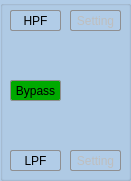
      <widget class="QGroupBox" name="groupBox_9">
       <property name="geometry">
        <rect>
         <x>356</x>
         <y>270</y>
         <width>131</width>
         <height>181</height>
        </rect>
       </property>
       <property name="styleSheet">
        <string notr="true">background-color: rgb(177, 204, 231);</string>
       </property>
       <property name="title">
        <string/>
       </property>
       <widget class="QPushButton" name="filter2HPF">
        <property name="geometry">
         <rect>
          <x>10</x>
          <y>10</y>
          <width>51</width>
          <height>21</height>
         </rect>
        </property>
        <property name="focusPolicy">
         <enum>Qt::NoFocus</enum>
        </property>
        <property name="styleSheet">
         <string notr="true">QPushButton {
     border: 1px solid #8f8f91;
     border-radius: 2px;
     background-color: qlineargradient(x1: 0, y1: 0, x2: 0, y2: 1,
                                       stop: 0 #f6f7fa, stop: 1 #dadbde);
 }

 QPushButton:pressed {
     background-color: qlineargradient(x1: 0, y1: 0, x2: 0, y2: 1,
                                       stop: 0 #dadbde, stop: 1 #f6f7fa);
 }
QPushButton:checked{
	background-color: rgb(0, 170, 0);
}</string>
        </property>
        <property name="text">
         <string>HPF</string>
        </property>
        <property name="checkable">
         <bool>true</bool>
        </property>
        <property name="autoExclusive">
         <bool>true</bool>
        </property>
       </widget>
       <widget class="QPushButton" name="filter2HPFSet">
        <property name="enabled">
         <bool>false</bool>
        </property>
        <property name="geometry">
         <rect>
          <x>70</x>
          <y>10</y>
          <width>51</width>
          <height>21</height>
         </rect>
        </property>
        <property name="focusPolicy">
         <enum>Qt::NoFocus</enum>
        </property>
        <property name="styleSheet">
         <string notr="true">QPushButton {
     border: 1px solid #8f8f91;
     border-radius: 2px;
     background-color: qlineargradient(x1: 0, y1: 0, x2: 0, y2: 1,
                                       stop: 0 #f6f7fa, stop: 1 #dadbde);
 }

 QPushButton:pressed {
     background-color: qlineargradient(x1: 0, y1: 0, x2: 0, y2: 1,
                                       stop: 0 #dadbde, stop: 1 #f6f7fa);
 }
</string>
        </property>
        <property name="text">
         <string>Setting</string>
        </property>
       </widget>
       <widget class="QPushButton" name="filter2Bypass">
        <property name="geometry">
         <rect>
          <x>10</x>
          <y>80</y>
          <width>51</width>
          <height>21</height>
         </rect>
        </property>
        <property name="focusPolicy">
         <enum>Qt::NoFocus</enum>
        </property>
        <property name="styleSheet">
         <string notr="true">QPushButton {
     border: 1px solid #8f8f91;
     border-radius: 2px;
     background-color: qlineargradient(x1: 0, y1: 0, x2: 0, y2: 1,
                                       stop: 0 #f6f7fa, stop: 1 #dadbde);
 }

 QPushButton:pressed {
     background-color: qlineargradient(x1: 0, y1: 0, x2: 0, y2: 1,
                                       stop: 0 #dadbde, stop: 1 #f6f7fa);
 }
QPushButton:checked{
	background-color: rgb(0, 170, 0);
}</string>
        </property>
        <property name="text">
         <string>Bypass</string>
        </property>
        <property name="checkable">
         <bool>true</bool>
        </property>
        <property name="checked">
         <bool>true</bool>
        </property>
        <property name="autoExclusive">
         <bool>true</bool>
        </property>
       </widget>
       <widget class="QPushButton" name="filter2LPF">
        <property name="geometry">
         <rect>
          <x>10</x>
          <y>150</y>
          <width>51</width>
          <height>21</height>
         </rect>
        </property>
        <property name="focusPolicy">
         <enum>Qt::NoFocus</enum>
        </property>
        <property name="styleSheet">
         <string notr="true">QPushButton {
     border: 1px solid #8f8f91;
     border-radius: 2px;
     background-color: qlineargradient(x1: 0, y1: 0, x2: 0, y2: 1,
                                       stop: 0 #f6f7fa, stop: 1 #dadbde);
 }

 QPushButton:pressed {
     background-color: qlineargradient(x1: 0, y1: 0, x2: 0, y2: 1,
                                       stop: 0 #dadbde, stop: 1 #f6f7fa);
 }
QPushButton:checked{
	background-color: rgb(0, 170, 0);
}</string>
        </property>
        <property name="text">
         <string>LPF</string>
        </property>
        <property name="checkable">
         <bool>true</bool>
        </property>
        <property name="autoExclusive">
         <bool>true</bool>
        </property>
       </widget>
       <widget class="QPushButton" name="filter2LPFSet">
        <property name="enabled">
         <bool>false</bool>
        </property>
        <property name="geometry">
         <rect>
          <x>70</x>
          <y>150</y>
          <width>51</width>
          <height>21</height>
         </rect>
        </property>
        <property name="focusPolicy">
         <enum>Qt::NoFocus</enum>
        </property>
        <property name="styleSheet">
         <string notr="true">QPushButton {
     border: 1px solid #8f8f91;
     border-radius: 2px;
     background-color: qlineargradient(x1: 0, y1: 0, x2: 0, y2: 1,
                                       stop: 0 #f6f7fa, stop: 1 #dadbde);
 }

 QPushButton:pressed {
     background-color: qlineargradient(x1: 0, y1: 0, x2: 0, y2: 1,
                                       stop: 0 #dadbde, stop: 1 #f6f7fa);
 }
</string>
        </property>
        <property name="text">
         <string>Setting</string>
        </property>
       </widget>
      </widget>
